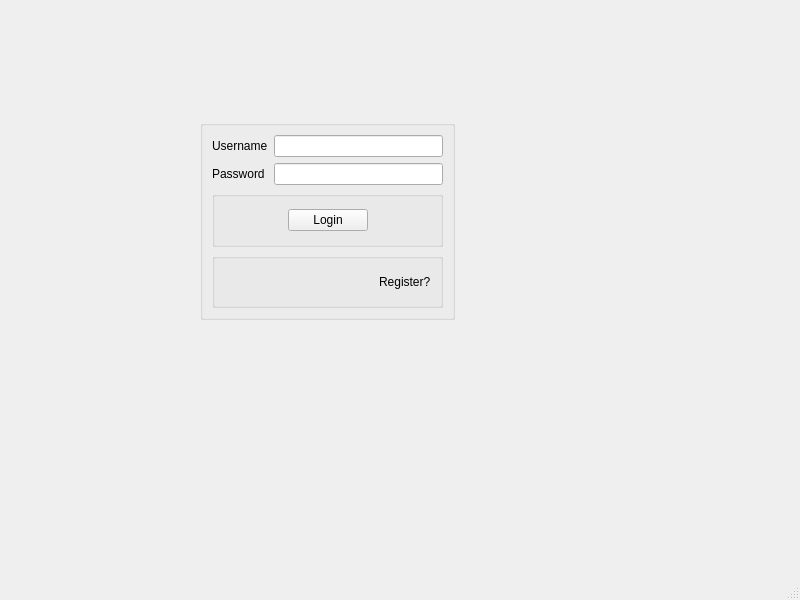
<?xml version="1.0" encoding="UTF-8"?>
<ui version="4.0">
 <class>MainWindow</class>
 <widget class="QMainWindow" name="MainWindow">
  <property name="geometry">
   <rect>
    <x>0</x>
    <y>0</y>
    <width>800</width>
    <height>600</height>
   </rect>
  </property>
  <property name="windowTitle">
   <string>MainWindow</string>
  </property>
  <widget class="QWidget" name="centralwidget">
   <widget class="QGroupBox" name="groupBox">
    <property name="geometry">
     <rect>
      <x>200</x>
      <y>120</y>
      <width>255</width>
      <height>200</height>
     </rect>
    </property>
    <property name="title">
     <string/>
    </property>
    <layout class="QGridLayout" name="gridLayout_2">
     <item row="0" column="0">
      <layout class="QVBoxLayout" name="verticalLayout">
       <item>
        <layout class="QHBoxLayout" name="horizontalLayout">
         <item>
          <widget class="QLabel" name="lblUsername">
           <property name="text">
            <string>Username</string>
           </property>
          </widget>
         </item>
         <item>
          <widget class="QLineEdit" name="leUsername"/>
         </item>
        </layout>
       </item>
       <item>
        <layout class="QHBoxLayout" name="horizontalLayout_2">
         <item>
          <widget class="QLabel" name="lblPassword">
           <property name="text">
            <string>Password </string>
           </property>
          </widget>
         </item>
         <item>
          <widget class="QLineEdit" name="lePassword"/>
         </item>
        </layout>
       </item>
       <item>
        <widget class="QGroupBox" name="groupBox_2">
         <property name="title">
          <string/>
         </property>
         <layout class="QGridLayout" name="gridLayout">
          <item row="0" column="0">
           <spacer name="horizontalSpacer_2">
            <property name="orientation">
             <enum>Qt::Horizontal</enum>
            </property>
            <property name="sizeHint" stdset="0">
             <size>
              <width>40</width>
              <height>20</height>
             </size>
            </property>
           </spacer>
          </item>
          <item row="0" column="2">
           <spacer name="horizontalSpacer">
            <property name="orientation">
             <enum>Qt::Horizontal</enum>
            </property>
            <property name="sizeHint" stdset="0">
             <size>
              <width>40</width>
              <height>20</height>
             </size>
            </property>
           </spacer>
          </item>
          <item row="0" column="1">
           <widget class="QPushButton" name="btnLogin">
            <property name="text">
             <string>Login</string>
            </property>
           </widget>
          </item>
         </layout>
        </widget>
       </item>
       <item>
        <widget class="QGroupBox" name="groupBox_3">
         <property name="title">
          <string/>
         </property>
         <layout class="QGridLayout" name="gridLayout_3">
          <item row="0" column="1">
           <widget class="ClickableLabel" name="lblRegister">
            <property name="text">
             <string>Register?</string>
            </property>
           </widget>
          </item>
          <item row="0" column="0">
           <spacer name="horizontalSpacer_3">
            <property name="orientation">
             <enum>Qt::Horizontal</enum>
            </property>
            <property name="sizeHint" stdset="0">
             <size>
              <width>40</width>
              <height>20</height>
             </size>
            </property>
           </spacer>
          </item>
         </layout>
        </widget>
       </item>
      </layout>
     </item>
    </layout>
   </widget>
  </widget>
  <widget class="QMenuBar" name="menubar">
   <property name="geometry">
    <rect>
     <x>0</x>
     <y>0</y>
     <width>800</width>
     <height>26</height>
    </rect>
   </property>
  </widget>
  <widget class="QStatusBar" name="statusbar"/>
 </widget>
 <customwidgets>
  <customwidget>
   <class>ClickableLabel</class>
   <extends>QLabel</extends>
   <header>clickablelabel.h</header>
  </customwidget>
 </customwidgets>
 <resources/>
 <connections/>
</ui>
